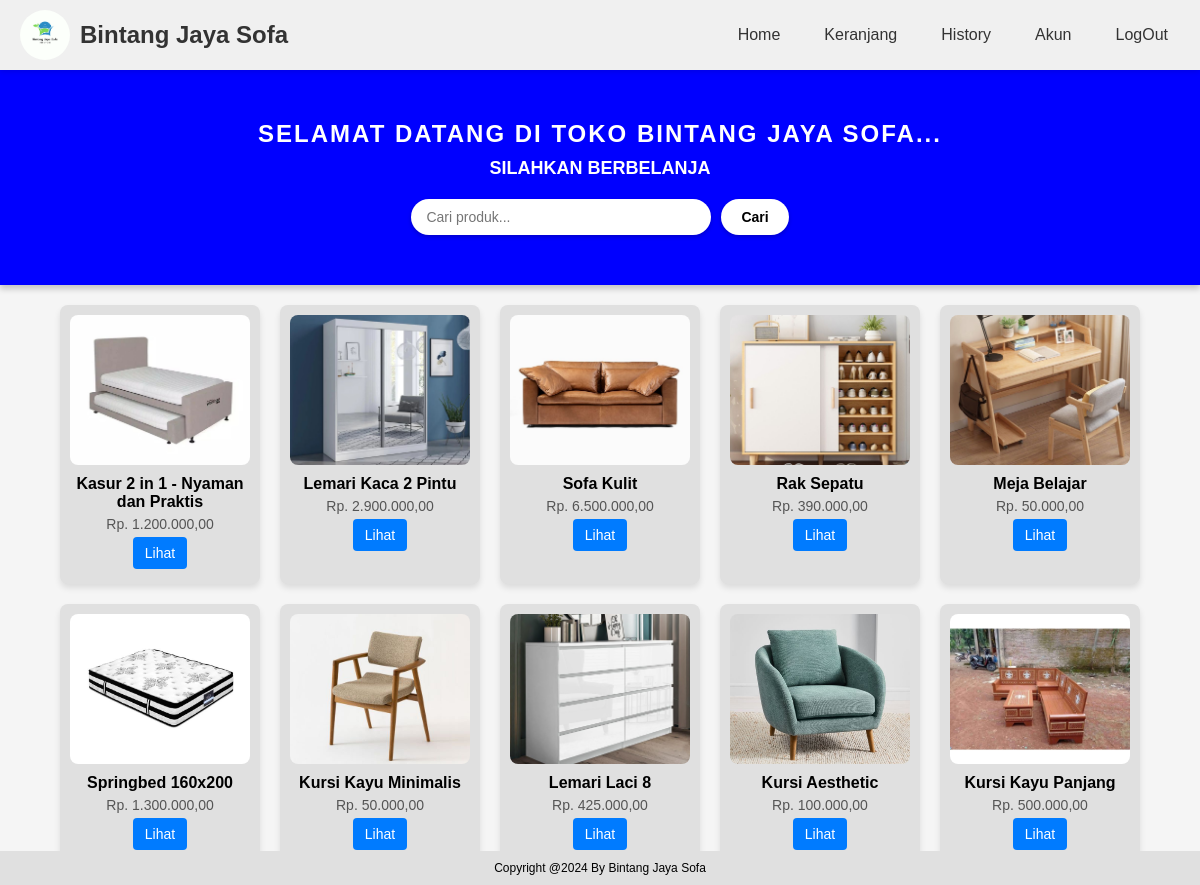
Screenshot of /home.php (signed in) with the database file from the repository.
### tables this page shows
CREATE TABLE `barang` (
  `id` int NOT NULL,
  `nama_barang` varchar(255) NOT NULL,
  `kategori_id` int NOT NULL,
  `deskripsi` text NOT NULL,
  `jumlah_stok` int NOT NULL,
  `harga_barang` int NOT NULL,
  `foto_barang` varchar(255) NOT NULL
);

### home.php (the view, shortened to what this page needs)
<?php
include 'config.php';
include 'navbar.php';
$keyword = isset($_GET['q']) ? $conn->real_escape_string($_GET['q']) : '';
if (!empty($keyword)) {
    $query = "SELECT * FROM barang WHERE nama_barang LIKE '%$keyword%'";
} else {
    $query = "SELECT * FROM barang";
}
$result = $conn->query($query);
?>
<!DOCTYPE html>
<html lang="en">
<head>
</head>
<body>
    <div class="hero">
        <h1>SELAMAT DATANG DI TOKO BINTANG JAYA SOFA...</h1>
        <h2>SILAHKAN BERBELANJA</h2>
        <form class="search-bar" action="home.php" method="GET">
            <input type="text" name="q" placeholder="Cari produk..."
                value="<?php echo isset($_GET['q']) ? htmlspecialchars($_GET['q']) : ''; ?>">
            <button type="submit">Cari</button>
        </form>
    </div>
    <div class="product-container">
        <?php
        if ($result->num_rows > 0) {
            while ($row = $result->fetch_assoc()) {
                echo '
                <div class="product-card">
                    <img src="admin/uploads/' . htmlspecialchars($row['foto_barang']) . '" alt="' . htmlspecialchars($row['nama_barang']) . '">
                    <h3>' . htmlspecialchars($row['nama_barang']) . '</h3>
                    <p>Rp. ' . number_format($row['harga_barang'], 2, ',', '.') . '</p>
                    <a href="detail-produk.php?id=' . $row['id'] . '">
                        <button class="btn-view">Lihat</button>
                    </a>
                </div>
                ';
            }
        } else {
            echo '<p>Tidak ada produk yang sesuai dengan pencarian.</p>';
        }
        ?>
    </div>
    <footer>
        Copyright @2024 By Bintang Jaya Sofa
    </footer>
</body>
</html>

### navbar.php (style rules this page uses)
* { margin: 0; padding: 0; box-sizing: border-box; }
body { font-family: Arial, sans-serif; }

### home.php (style rules this page uses)
.hero { background-color: #0000ff; color: white; text-align: center; padding: 50px 20px; box-shadow: 0 4px 6px rgba(0, 0, 0, 0.2); }
.hero h1 { font-size: 24px; margin: 0; font-weight: bold; text-transform: uppercase; letter-spacing: 2px; }
.hero h2 { font-size: 18px; margin: 10px 0 20px; font-weight: bold; }
.search-bar { display: flex; justify-content: center; align-items: center; gap: 10px; }
.search-bar input[type="text"] { padding: 10px 15px; width: 300px; border: none; border-radius: 20px; outline: none; font-size: 14px; box-shadow: 0 2px 4px rgba(0, 0, 0, 0.2); }
.search-bar button { padding: 10px 20px; border: none; border-radius: 20px; background-color: white; color: black; font-size: 14px; font-weight: bold; cursor: pointer; transition: background-color 0.3s ease; box-shadow: 0 2px 4px rgba(0, 0, 0, 0.2); }
body { font-family: Arial, sans-serif; margin: 0; padding: 0; background-color: #f5f5f5; }
.product-container { display: flex; flex-wrap: wrap; justify-content: center; gap: 20px; padding: 20px; }
.product-card { background-color: #e0e0e0; border-radius: 8px; width: 200px; padding: 10px; text-align: center; box-shadow: 0 4px 6px rgba(0, 0, 0, 0.1); }
.product-card img { width: 100%; height: 150px; object-fit: cover; border-radius: 8px; }
.product-card h3 { margin: 10px 0 5px; font-size: 16px; font-weight: bold; }
.product-card p { margin: 0; color: #555; font-size: 14px; }
.product-card button { margin: 5px; padding: 8px 12px; border: none; border-radius: 4px; cursor: pointer; font-size: 14px; }
.btn-view { background-color: #007bff; color: #fff; }
footer { position: fixed; left: 0; bottom: 0; width: 100%; background-color: #e0e0e0; padding: 10px; text-align: center; margin-top: 20px; font-size: 12px; }

### rows the page displays
barang: foto_barang (picture), nama_barang "Kasur 2 in 1 - Nyaman dan Praktis", harga_barang "1.200.000,00"
barang: foto_barang (picture), nama_barang "Lemari Kaca 2 Pintu", harga_barang "2.900.000,00"
barang: foto_barang (picture), nama_barang "Sofa Kulit", harga_barang "6.500.000,00"
barang: foto_barang (picture), nama_barang "Rak Sepatu", harga_barang "390.000,00"
barang: foto_barang (picture), nama_barang "Meja Belajar", harga_barang "50.000,00"
barang: foto_barang (picture), nama_barang "Springbed 160x200", harga_barang "1.300.000,00"
barang: foto_barang (picture), nama_barang "Kursi Kayu Minimalis", harga_barang "50.000,00"
barang: foto_barang (picture), nama_barang "Lemari Laci 8", harga_barang "425.000,00"
barang: foto_barang (picture), nama_barang "Kursi Aesthetic", harga_barang "100.000,00"
barang: foto_barang (picture), nama_barang "Kursi Kayu Panjang", harga_barang "500.000,00"
